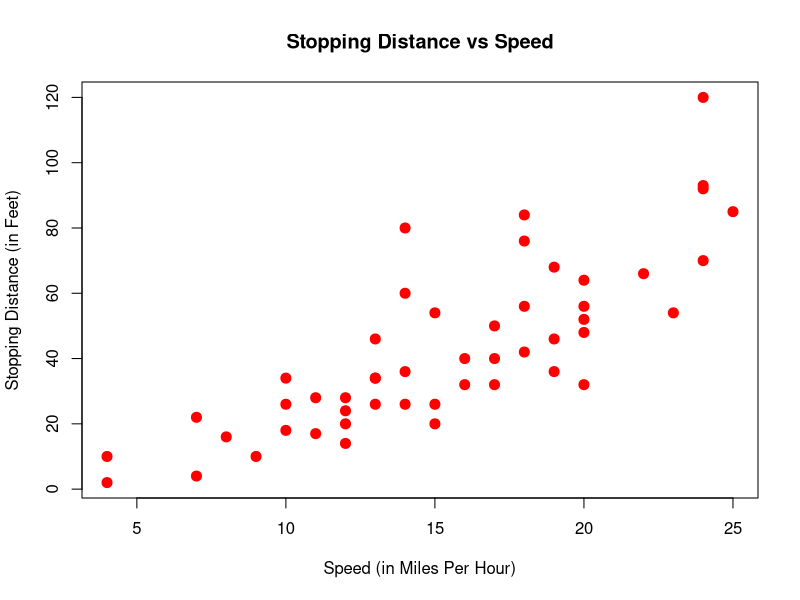
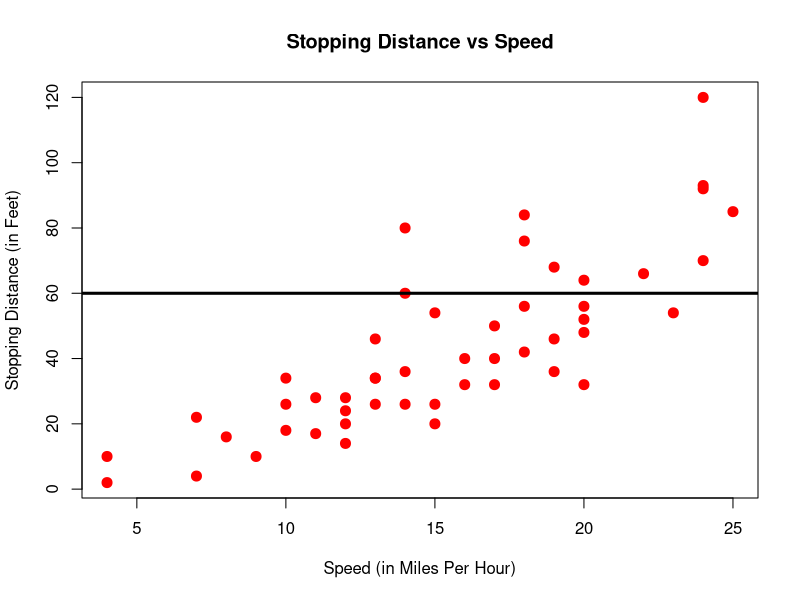
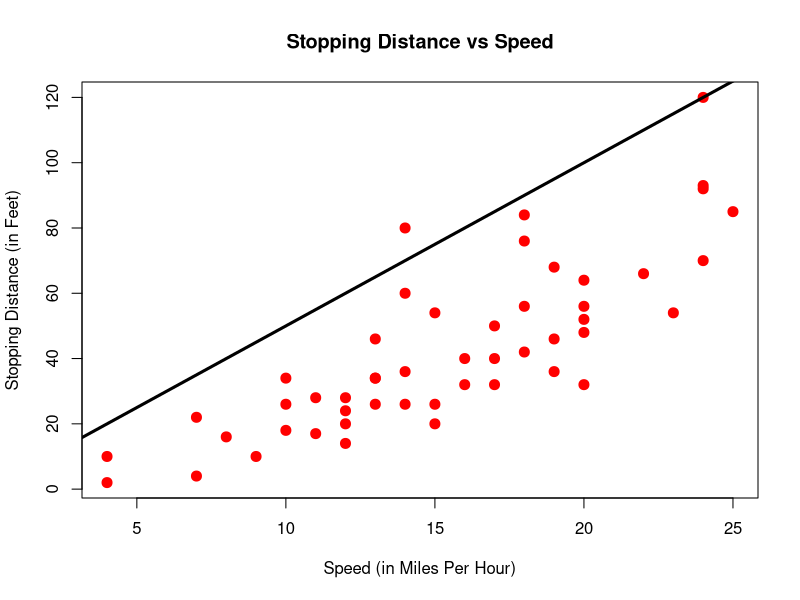
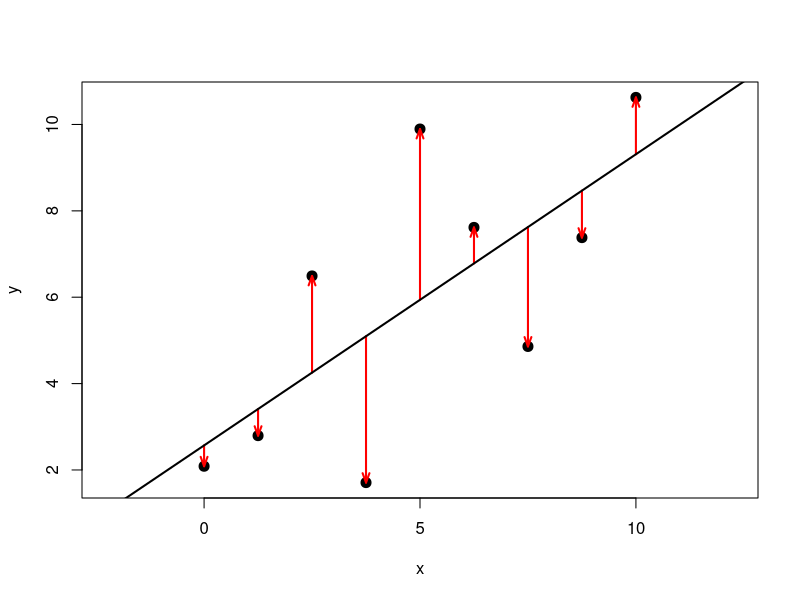
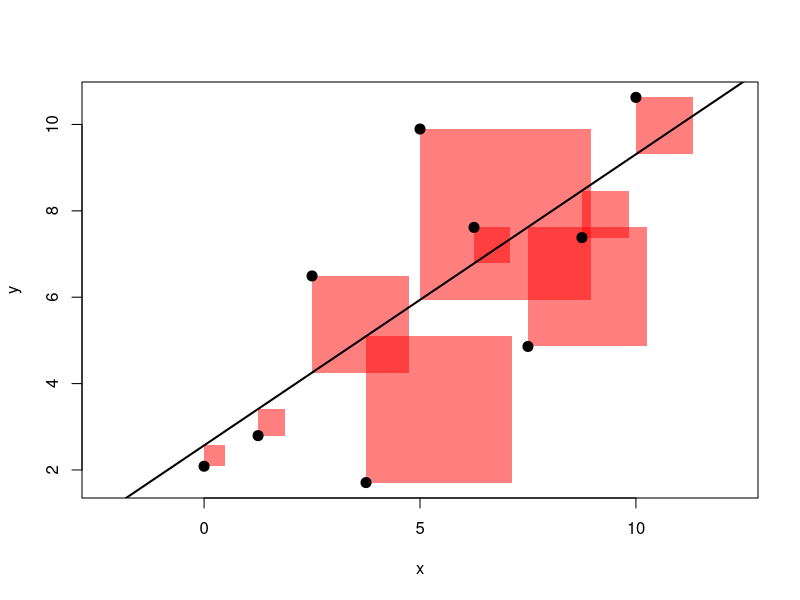
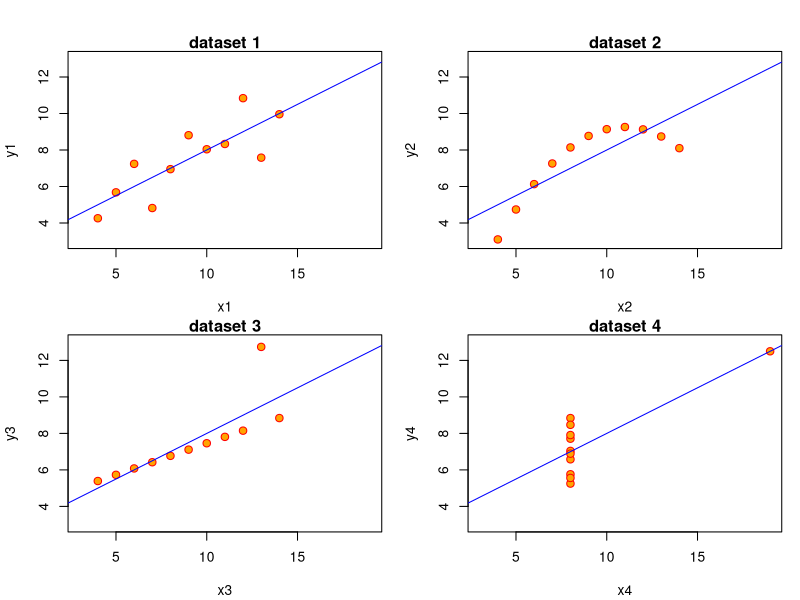
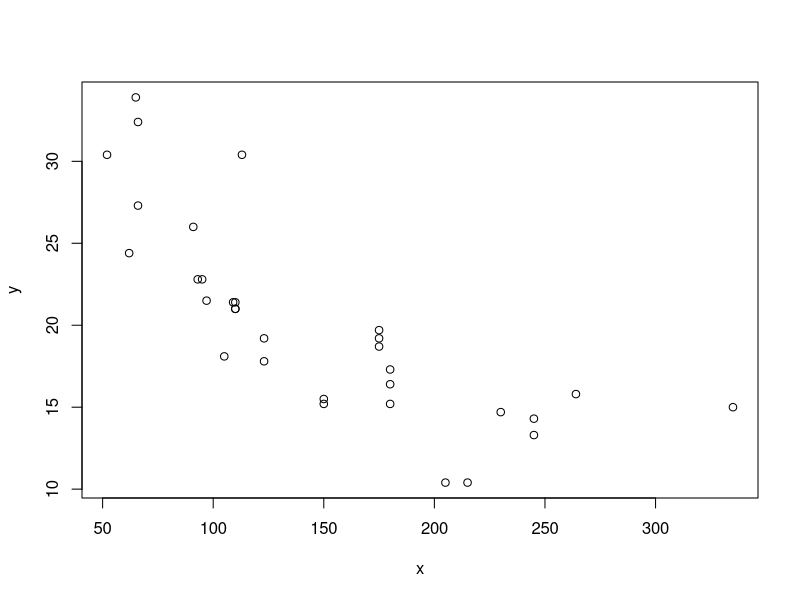
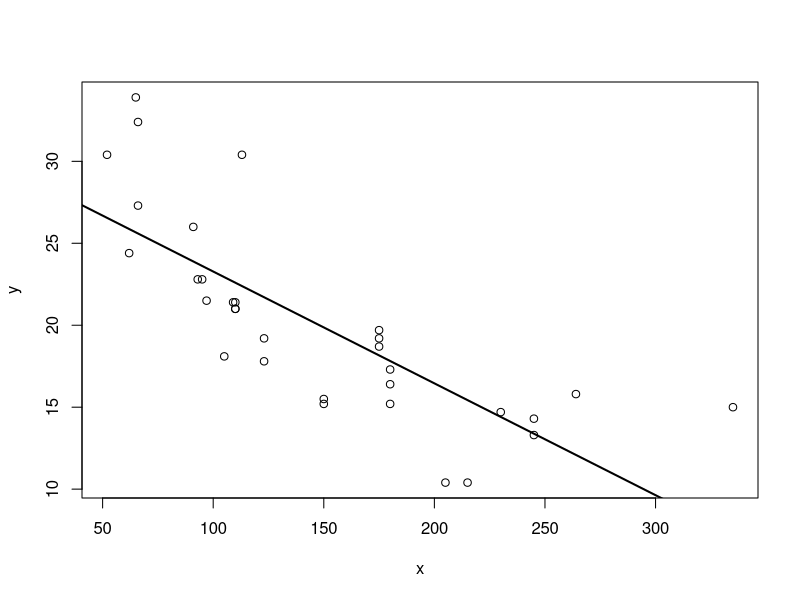

These figures' R source, in order:
## ---- chunk 1
head(cars)
## ---- chunk 2
dim(cars)
## ---- chunk 3
plot(dist ~ speed, data = cars,
     xlab = "Speed (in Miles Per Hour)",
     ylab = "Stopping Distance (in Feet)",
     main = "Stopping Distance vs Speed",
     pch  = 20,
     cex  = 2,
     col  = "red")
## ---- chunk 4
plot(dist ~ speed, data = cars,
     xlab = "Speed (in Miles Per Hour)",
     ylab = "Stopping Distance (in Feet)",
     main = "Stopping Distance vs Speed",
     pch  = 20,
     cex  = 2,
     col  = "red")
abline(a = 60,b = 0,lw=3)
## ---- chunk 5
plot(dist ~ speed, data = cars,
     xlab = "Speed (in Miles Per Hour)",
     ylab = "Stopping Distance (in Feet)",
     main = "Stopping Distance vs Speed",
     pch  = 20,
     cex  = 2,
     col  = "red")
abline(a = 0,b = 5,lw=3)
## ---- chunk 6
generate_data = function(int = 0.5,
                         slope = 1,
                         sigma = 10,
                         n_obs = 9,
                         x_min = 0,
                         x_max = 10) {
  x = seq(x_min, x_max, length.out = n_obs)
  y = int + slope * x + rnorm(n_obs, 0, sigma)
  fit = lm(y ~ x)
  y_hat = fitted(fit)
  y_bar = rep(mean(y), n_obs)
  error = resid(fit)
  data.frame(x, y, y_hat, y_bar, error)
}

plot_total_dev = function(reg_data) {
  plot(reg_data$x, reg_data$y, main = "SST (Sum of Squares Total)", 
       xlab = "x", ylab = "y", pch = 20, cex = 2, col = "grey")
  arrows(reg_data$x, reg_data$y_bar,
         reg_data$x, reg_data$y,
         col = 'grey', lwd = 1, lty = 3, length = 0.2, angle = 20)
  abline(h = mean(reg_data$y), lwd = 2,col = "grey")
  # abline(lm(y ~ x, data = reg_data), lwd = 2, col = "grey")
}

plot_total_dev_prop = function(reg_data) {
  plot(reg_data$x, reg_data$y, main = "SST (Sum of Squares Total)", 
       xlab = "x", ylab = "y", pch = 20, cex = 2, col = "grey")
  arrows(reg_data$x, reg_data$y_bar,
         reg_data$x, reg_data$y_hat,
         col = 'darkorange', lwd = 1, length = 0.2, angle = 20)
  arrows(reg_data$x, reg_data$y_hat,
         reg_data$x, reg_data$y,
         col = 'dodgerblue', lwd = 1, lty = 2, length = 0.2, angle = 20)
  abline(h = mean(reg_data$y), lwd = 2,col = "grey")
  abline(lm(y ~ x, data = reg_data), lwd = 2, col = "grey")
}

plot_unexp_dev = function(reg_data) {
  plot(reg_data$x, reg_data$y, 
       xlab = "x", ylab = "y", pch = 20, cex = 2,asp=1)
  arrows(reg_data$x, reg_data$y_hat,
         reg_data$x, reg_data$y,
         col = 'red', lwd = 2, lty = 1, length = 0.1, angle = 20)
  abline(lm(y ~ x, data = reg_data), lwd = 2, col = "black")
}

plot_unexp_SSR = function(reg_data) {
  plot(reg_data$x, reg_data$y,
       xlab = "x", ylab = "y", pch = 20, cex = 2, 
  rect(xleft = reg_data$x, ybottom = reg_data$y,
         xright = reg_data$x + abs(reg_data$error), ytop = reg_data$y - reg_data$error, density = -1,
         col = rgb(red = 1, green = 0, blue = 0, alpha = 0.5), border = NA),asp=1)
  abline(lm(y ~ x, data = reg_data), lwd = 2, col = "black")
}

plot_exp_dev = function(reg_data) {
  plot(reg_data$x, reg_data$y, main = "SSReg (Sum of Squares Regression)", 
  xlab = "x", ylab = "y", pch = 20, cex = 2, col = "grey")
  arrows(reg_data$x, reg_data$y_bar,
         reg_data$x, reg_data$y_hat,
         col = 'darkorange', lwd = 1, length = 0.2, angle = 20)
  abline(lm(y ~ x, data = reg_data), lwd = 2, col = "grey")
  abline(h = mean(reg_data$y), col = "grey")
}
## ---- chunk 7
set.seed(21)
plot_data = generate_data(sigma = 2)
## ---- chunk 8
plot_unexp_dev(plot_data)
## ---- chunk 9
plot_unexp_SSR(plot_data)
## ---- chunk 10
##-- now some "magic" to do the 4 regressions in a loop:
ff <- y ~ x
mods <- setNames(as.list(1:4), paste0("lm", 1:4))
for(i in 1:4) {
  ff[2:3] <- lapply(paste0(c("y","x"), i), as.name)
  ## or   ff[[2]] <- as.name(paste0("y", i))
  ##      ff[[3]] <- as.name(paste0("x", i))
  mods[[i]] <- lmi <- lm(ff, data = anscombe)
}

op <- par(mfrow = c(2, 2), mar = 0.1+c(4,4,1,1), oma =  c(0, 0, 2, 0))
for(i in 1:4) {
  ff[2:3] <- lapply(paste0(c("y","x"), i), as.name)
  plot(ff, data = anscombe, col = "red", pch = 21, bg = "orange", cex = 1.2,
       xlim = c(3, 19), ylim = c(3, 13),main=paste("dataset",i))
  abline(mods[[i]], col = "blue")
}
par(op)
## ---- chunk 11
with(mtcars,plot(hp,mpg,xlab="x",ylab="y"))
## ---- chunk 12
l1 = lm(mpg~hp,data=mtcars)
plot(mtcars$hp,mtcars$mpg,xlab="x",ylab="y")
abline(reg=l1,lw=2)
## ---- chunk 13
l1 = lm(mpg~hp+I(hp^2),data=mtcars)
newdata=data.frame(hp=seq(from=min(mtcars$hp),to=max(mtcars$hp),length.out=100))
newdata$y = predict(l1,newdata=newdata)
plot(mtcars$hp,mtcars$mpg,xlab="x",ylab="y")
lines(newdata$hp,newdata$y,lw=2)
